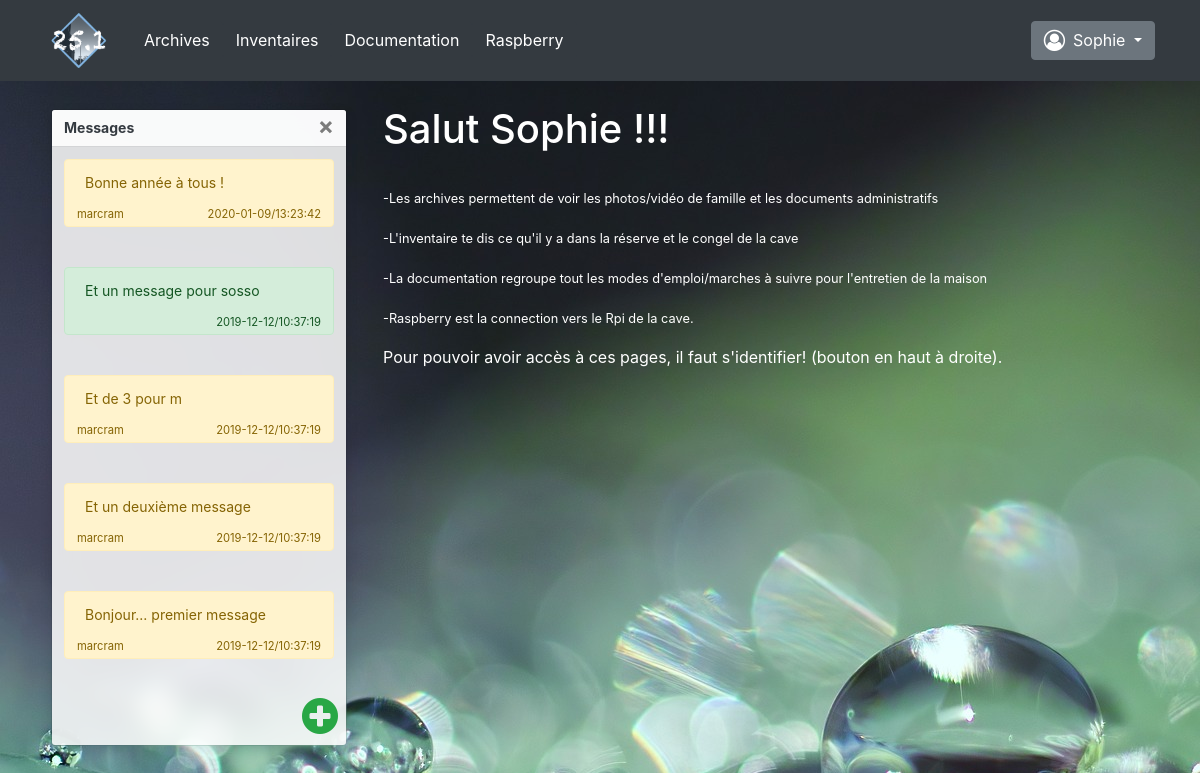
Screenshot of / (signed in) with the database file from the repository.
### appli/models.py (models this page shows, shortened)
class Users(UserMixin, db.Model):
    __tablename__ = 'users'
    id = db.Column(db.Integer, primary_key=True)
    nom = db.Column(db.String(20), nullable=False)
    mdp = db.Column(db.String(20), nullable=False)
    mail = db.Column(db.String(20), nullable=True)
    droits = db.Column(db.String(20), nullable=True)
    posts = db.relationship('Messages', backref='auteur', lazy='dynamic')
    entetes = [['nom', 3], ['mdp', 3], ['mail', 3], ['droits', 1]]
    champ_db = [id, nom, mdp, mail, droits]

class Messages(db.Model):
    id = db.Column(db.Integer, primary_key=True)
    message = db.Column(db.String(140))
    timestamp = db.Column(db.DateTime, index=True, default=datetime.utcnow)
    user_id = db.Column(db.Integer, db.ForeignKey('users.id'))

### appli/main.py (the view)
@app.route('/', methods=['POST', 'GET'])
def index():
    posts = db.session.query(Messages)
    users = db.session.query(Users)
    if request.method == 'POST':
        querys_dict = request.form.to_dict()
        print(querys_dict)
        add_message(int(querys_dict['user_id']),querys_dict['message'] )
        return json.dumps({'message:':'OK'})
    return render_template('main.html',
                           posts=posts,
                           users=users)

### appli/main.py (called while the page is built)
@login_manager.user_loader
def load_user(user_id):
    return Users.query.get(int(user_id))

@app.template_filter()
def date_trunk(val):
    return val.strftime("%Y-%m-%d/%H:%M:%S")

### appli/templates/main.html (shortened to what this page needs)
{% extends "base.html" %}
{% block menu %}
    {% block navbar %}
        {{ super() }}
    {% endblock %}
{% endblock %}
{% block mainpage %}
    <div class="container-fluid">
        <div class="row ml-3 mt-3 pt-2">
            <div class=" mx-2 px-2 "style="width:320px;">
                {% if current_user.is_authenticated %}
                    <div class="toast m-1" data-autohide="false">
                        <div class="toast-header">
                            <strong class="mr-auto text-dark">Messages</strong>
                            <button type="button" class="ml-2 mb-1 close" data-dismiss="toast">&times;</button>
                        </div>
                        {% for messages in posts|reverse %}
                            {% if loop.index <= 5 %}
                                <div class="toast-body">
                                    {% if current_user != users[(messages.user_id-1)] %}
                                        <div class="alert alert-warning ">
                                    {% else %}
                                        <div class="alert alert-success ">
                                    {% endif %}
                                        {{ messages.message }}</br> </br>
                                        {% if current_user != users[(messages.user_id-1)] %}
                                            <small class="m-n2 float-left ">{{ users[(messages.user_id-1)].nom }}</small>
                                        {% endif %}
                                        <small class="m-n2 float-right">{{ messages.timestamp|date_trunk }}</small>
                                        </div>
                                </div>
                            {% endif %}
                        {% endfor %}
                        <i id="add_mess" class="fa fa-plus-circle fa-3x text-success m-2 float-right" data-toggle="modal" data-target="#new_message"></i>
                    </div>
                {% endif %}
            </div>
            <div class="col-8 mx-2 px-2  text-white">
                {% if current_user.is_authenticated %}
                    <h1>Salut {{ current_user.nom }} !!!</h1></br>
                {% else %}
                    <h1>Bonjour visiteur inconnu...</h1></br>
                {% endif %}
                <p><small>-Les archives permettent de voir les photos/vidéo de famille et les documents administratifs</small></p>
                <p><small>-L'inventaire te dis ce qu'il y a dans la réserve et le congel de la cave</small></p>
                <p><small>-La documentation regroupe tout les modes d'emploi/marches à suivre pour l'entretien de la maison</small></p>
                <p><small>-Raspberry est la connection vers le Rpi de la cave.</small></p>
                <p>Pour pouvoir avoir accès à ces pages, il faut s'identifier! (bouton en haut à droite).</p>
            </div>
        </div>
    </div>
{% endblock %}

### appli/templates/base.html (shortened to what this page needs)
<!DOCTYPE html>
<html>
    <head>
        <link rel="stylesheet" media="screen" href = "{{ url_for('static', filename='bootstrap/bootstrap.min.css') }}">
        <link rel="stylesheet" href = "{{ url_for('static', filename='style.css') }}">
        <link rel="stylesheet" href="https://cdnjs.cloudflare.com/ajax/libs/font-awesome/4.7.0/css/font-awesome.min.css">
    </head>
    <body background="{{ url_for('static', filename='images/bg01.jpg') }}">
        {% block menu %}
            {% block navbar %}
                <nav class="navbar navbar-expand-sm navbar-dark bg-dark ">
                    <div class="container">
                        <a class="navbar-brand d-block  " href="{{ url_for('index') }}"><img src="{{ url_for('static', filename='images/LogoVilla.png') }}" alt="Logo" style="width:70px;"></a>
                        <div class="collapse navbar-collapse" id="navibar">
                            <ul class="navbar-nav mr-auto">
                                <li class="nav-item">
                                    <a id="m_arch" class="btn btn-dark" href="{{ url_for('archives') }}">Archives</a>
                                </li>
                                <li class="nav-item">
                                    <a d="m_inv"class="btn btn-dark" href="{{ url_for('inventaire', database='cave') }}">Inventaires</a>
                                </li>
                                <li class="nav-item">
                                    <a id="m_mais"class="btn btn-dark" href="{{ url_for('documents', section='root') }}">Documentation</a>
                                </li>
                                <li class="nav-item">
                                    <a id="m_rasp"class="btn btn-dark " href="{{ url_for('raspberry') }}">Raspberry</a>
                                </li>
                            </ul>
                            <ul class="navbar-nav">
                                <li class="nav-item">
                                    {% if current_user.is_authenticated %}
                                        <div class="dropdown">
                                            <button class="btn btn-secondary dropdown-toggle" type="button" id="m_users" data-toggle="dropdown" aria-haspopup="true" aria-expanded="false">
                                                    <i class="fa fa-user-circle-o fa-lg my-1 mr-2" ></i>{{ current_user.nom }}
                                            </button>
                                        </div>
                                    {% else %}
                                        <a class="btn btn-secondary " href="{{ url_for('login') }}">
                                                <i class="fa fa-user-circle-o fa-lg my-1 mr-2" ></i>Login
                                        </a>
                                    {% endif %}
                                </li>
                            </ul>
                        </div>
                    </div>
                </nav>
            {% endblock %}
        {% endblock %}
        {% block mainpage %} {% endblock %}
    </body>
</html>

### rows the page displays
Users: nom "Sophie"
Messages: message "Bonne année à tous !", timestamp "2020-01-09/13:23:42"
Users: nom "marcram"
Messages: message "Et un message pour sosso", timestamp "2019-12-12/10:37:19"
Messages: message "Et de 3 pour m", timestamp "2019-12-12/10:37:19"
Messages: message "Et un deuxième message", timestamp "2019-12-12/10:37:19"
Messages: message "Bonjour... premier message", timestamp "2019-12-12/10:37:19"
